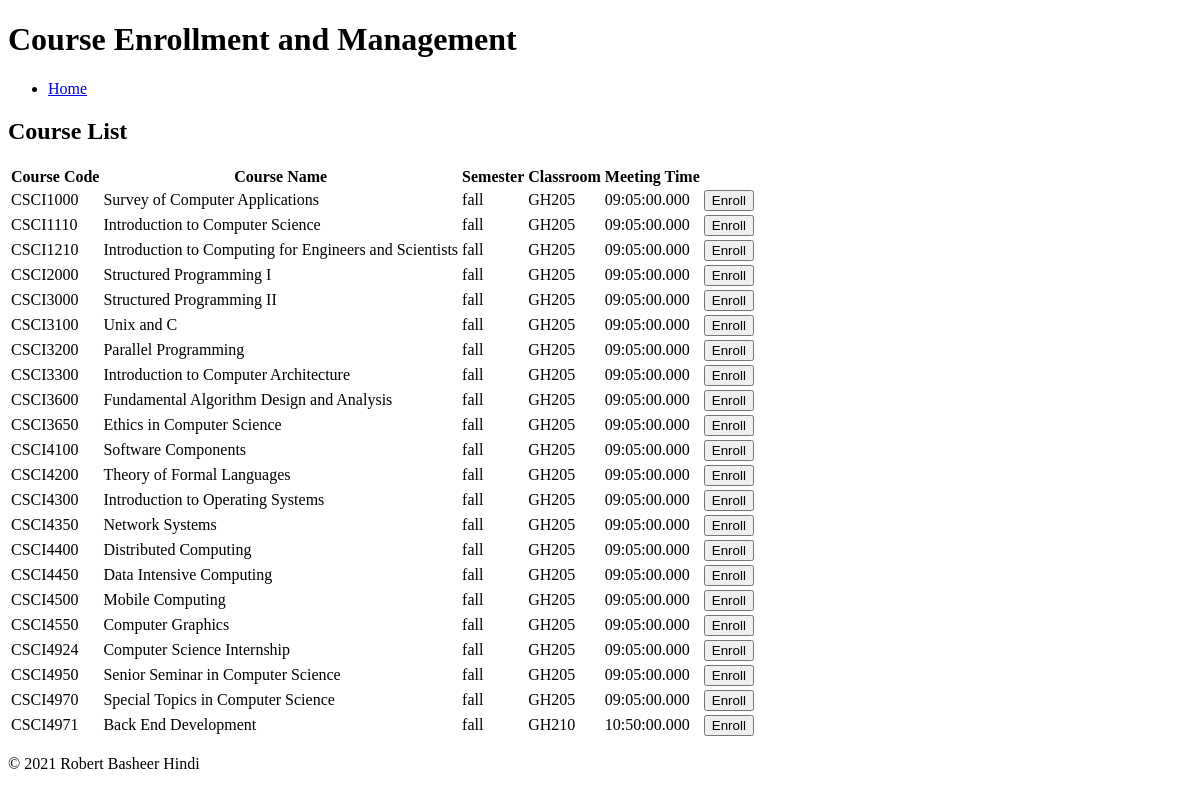
Page /student_course_info_controller/index.php?action=show_all on the committed database.
### tables this page shows
CREATE TABLE courses (
    courseCode varchar(8) NOT NULL,
    name varchar(100) NOT NULL,
    semester varchar(10) NOT NULL,
    classroom varchar(10) NOT NULL,
    meetingTime time(3) NOT NULL,
    PRIMARY KEY (courseCode)
);

### model/course_db.php (called while the page is built, shortened)
<?php
function get_courses() {
    global $db;
    $query = 'SELECT * FROM courses';
    $statement = $db->prepare($query);
    $statement->execute();
    $courses = $statement->fetchAll();
    return $courses;
}

### student_course_info_controller/show_all.php (the view, shortened to what this page needs)
<?php
include '../view/header.php';
?>
<main>
    <h2>Course List</h2>
    <table>
        <tr>
            <th>Course Code</th>
            <th>Course Name</th>
            <th>Semester</th>
            <th>Classroom</th>
            <th>Meeting Time</th>
        </tr>
        <?php foreach ($courses as $course) : ?>
            <tr>
                <td><?php echo htmlspecialchars($course['courseCode']); ?></td>
                <td><?php echo htmlspecialchars($course['name']); ?></td>
                <td><?php echo htmlspecialchars($course['semester']); ?></td>
                <td><?php echo htmlspecialchars($course['classroom']); ?></td>
                <td><?php echo htmlspecialchars($course['meetingTime']); ?></td>
                <td>
                    <form action="." method="post">
                    <input type="submit" value="Enroll">
                    </form>
                </td>
            </tr>
        <?php endforeach; ?>
    </table>
</main>
<?php include '../view/footer.php'; ?>

### rows in the picture
courses: courseCode "CSCI1000", name "Survey of Computer Applications", semester "fall", classroom "GH205", meetingTime "09:05:00.000"
courses: courseCode "CSCI1110", name "Introduction to Computer Science", semester "fall", classroom "GH205", meetingTime "09:05:00.000"
courses: courseCode "CSCI1210", name "Introduction to Computing for Engineers and Scientists", semester "fall", classroom "GH205", meetingTime "09:05:00.000"
courses: courseCode "CSCI2000", name "Structured Programming I", semester "fall", classroom "GH205", meetingTime "09:05:00.000"
courses: courseCode "CSCI3000", name "Structured Programming II", semester "fall", classroom "GH205", meetingTime "09:05:00.000"
courses: courseCode "CSCI3100", name "Unix and C", semester "fall", classroom "GH205", meetingTime "09:05:00.000"
courses: courseCode "CSCI3200", name "Parallel Programming", semester "fall", classroom "GH205", meetingTime "09:05:00.000"
courses: courseCode "CSCI3300", name "Introduction to Computer Architecture", semester "fall", classroom "GH205", meetingTime "09:05:00.000"
courses: courseCode "CSCI3600", name "Fundamental Algorithm Design and Analysis", semester "fall", classroom "GH205", meetingTime "09:05:00.000"
courses: courseCode "CSCI3650", name "Ethics in Computer Science", semester "fall", classroom "GH205", meetingTime "09:05:00.000"
courses: courseCode "CSCI4100", name "Software Components", semester "fall", classroom "GH205", meetingTime "09:05:00.000"
courses: courseCode "CSCI4200", name "Theory of Formal Languages", semester "fall", classroom "GH205", meetingTime "09:05:00.000"
courses: courseCode "CSCI4300", name "Introduction to Operating Systems", semester "fall", classroom "GH205", meetingTime "09:05:00.000"
courses: courseCode "CSCI4350", name "Network Systems", semester "fall", classroom "GH205", meetingTime "09:05:00.000"
courses: courseCode "CSCI4400", name "Distributed Computing", semester "fall", classroom "GH205", meetingTime "09:05:00.000"
courses: courseCode "CSCI4450", name "Data Intensive Computing", semester "fall", classroom "GH205", meetingTime "09:05:00.000"
courses: courseCode "CSCI4500", name "Mobile Computing", semester "fall", classroom "GH205", meetingTime "09:05:00.000"
courses: courseCode "CSCI4550", name "Computer Graphics", semester "fall", classroom "GH205", meetingTime "09:05:00.000"
courses: courseCode "CSCI4924", name "Computer Science Internship", semester "fall", classroom "GH205", meetingTime "09:05:00.000"
courses: courseCode "CSCI4950", name "Senior Seminar in Computer Science", semester "fall", classroom "GH205", meetingTime "09:05:00.000"
courses: courseCode "CSCI4970", name "Special Topics in Computer Science", semester "fall", classroom "GH205", meetingTime "09:05:00.000"
courses: courseCode "CSCI4971", name "Back End Development", semester "fall", classroom "GH210", meetingTime "10:50:00.000"
